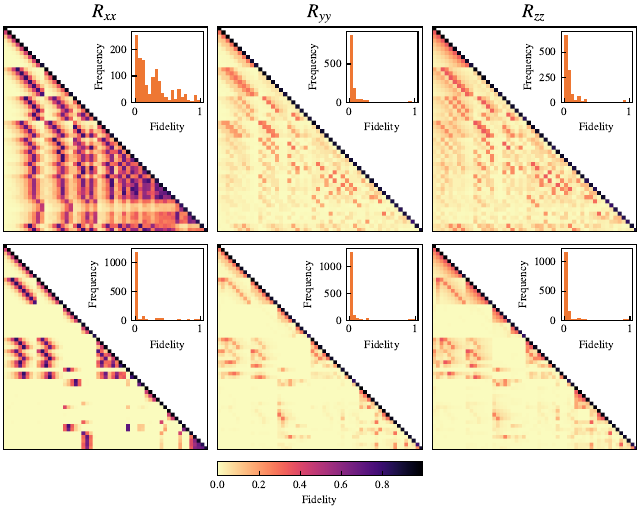

The Python source for this figure:
"""Same as fig4.py but for noisy aer. Code duplication to make it easy to follow the publication."""

import sys
sys.path.append("../")

import numpy as np
import pandas as pd
from matplotlib import pyplot as plt
from mpl_toolkits.axes_grid1.inset_locator import inset_axes

from quantum_molecular_encodings.paths import MPL_FILE, EXCEL_DATA_DIR, OVERLAPS_DIR
SAMPLER_TYPE = "noisy_aer"
expectation_label = "Fidelity"
# Configure the plot style
plt.style.use(MPL_FILE)

# Create a heatmap visualization of the matrix
fig, axes = plt.subplots(
    2, 3,
    figsize=(3.2 * 2, 3.2 * 1.6),
    gridspec_kw=dict(wspace=0.05, hspace=0.05),
    # constrained_layout=True,
)

for ax in axes.flat:
    ax.tick_params(
        axis='both',  # changes apply to the x-axis
        which='both',  # both major and minor ticks are affected
        bottom=False,  # ticks along the bottom edge are off
        top=False,  # ticks along the top edge are off
        labelbottom=False,  # labels along the bottom edge are off
        left=False,  # ticks along the bottom edge are off
        right=False,  # ticks along the top edge are off
        labelleft=False)  # labels along the bottom edge are off

for ax, gate in zip(axes.flat[:3], ["rxx", "ryy", "rzz"]):

    # Configuration for the quantum encoding layer
    ENCODING_LAYER_CONFIG = {
        "n_layers": 1,
        "initial_layer": "ry",
        "entangling_layer": gate,
        "n_atom_to_qubit": 1,
        "interleaved": None,
    }

    # Generate filename dynamically
    log_filename = "_".join([
        "overlap", "alkanes",
        f"{SAMPLER_TYPE}",
        f"{ENCODING_LAYER_CONFIG['initial_layer']}",
        f"{ENCODING_LAYER_CONFIG['entangling_layer']}",
        f"Lx{ENCODING_LAYER_CONFIG['n_layers']}.txt"
    ])

    # Load hydrocarbon data from an Excel file
    DATAFILE = EXCEL_DATA_DIR / "hydrocarbon_oxygen_series_unique_smiles.xlsx"
    dataframe = pd.read_excel(DATAFILE, sheet_name='Sheet1', header=0)
    dataframe = dataframe.loc[dataframe['Number of Oxygens'] == 0]

    smiles_list = dataframe['Unique_SMILES'].to_list()  # List of SMILES strings representing molecules
    num_carbons_array = dataframe['Number of Atoms'].to_numpy()  # Array of carbon counts for molecules

    # Initialize a lower triangular matrix for storing expectation values
    matrix_size = len(smiles_list)
    indices_lower_triangular = np.tril_indices(matrix_size)
    expectation_matrix = np.full((matrix_size, matrix_size), np.nan)  # Initialize with NaN values


    # Load expectation values from the log file
    data = np.genfromtxt(
        f"{OVERLAPS_DIR}/" + log_filename,
        delimiter=',',
        dtype=[('row', int), ('col', int), ('value', float)]
    )

    # Populate the lower triangular matrix with the expectation values
    for i, j, expectation_value in data:
        expectation_matrix[i, j] = expectation_value

    ax.set_title(fr"${gate[0].upper()}_{{{gate[1:]}}}$", fontsize="xx-large")
    im = ax.imshow(expectation_matrix, cmap="magma_r")  # Heatmap of the matrix

    # Add a histogram of expectation values as an inset
    pdfaxes = inset_axes(
        ax, width="35%", height="35%", loc="upper right",
    )
    pdfaxes.hist(expectation_matrix.flat, bins=20)  # Flatten the matrix and bin the values
    pdfaxes.set_xlabel(expectation_label)
    pdfaxes.set_ylabel("Frequency")

for ax, gate in zip(axes.flat[3:], ["rxx", "ryy", "rzz"]):
    # Configuration for the quantum encoding layer
    ENCODING_LAYER_CONFIG = {
        "n_layers": 1,
        "initial_layer": "ry",
        "entangling_layer": gate,
        "n_atom_to_qubit": 1,
        "interleaved": None,
    }

    # Generate filename dynamically
    log_filename = "_".join([
        "overlap", "oxygen",
        f"{SAMPLER_TYPE}",
        f"{ENCODING_LAYER_CONFIG['initial_layer']}",
        f"{ENCODING_LAYER_CONFIG['entangling_layer']}",
        f"Lx{ENCODING_LAYER_CONFIG['n_layers']}.txt"
    ])
    DATAFILE = EXCEL_DATA_DIR / "hydrocarbon_oxygen_reordered_series.xlsx"
    dataframe = pd.read_excel(DATAFILE, sheet_name='data', header=0)
    dataframe = dataframe.loc[dataframe['Number of Oxygens'] == 1]

    smiles_list = dataframe['SMILES'].to_list()  # List of SMILES strings representing molecules
    num_carbons_array = dataframe['Number of Atoms'].to_numpy()  # Array of carbon counts for molecules

    # Initialize a lower triangular matrix for storing expectation values
    matrix_size = len(smiles_list)
    indices_lower_triangular = np.tril_indices(matrix_size)
    expectation_matrix = np.full((matrix_size, matrix_size), np.nan)  # Initialize with NaN values

    # Load expectation values from the log file
    data = np.genfromtxt(
        f"{OVERLAPS_DIR}/" + log_filename,
        delimiter=',',
        dtype=[('row', int), ('col', int), ('value', float)]
    )

    # Populate the lower triangular matrix with the expectation values
    for i, j, expectation_value in data:
        expectation_matrix[i, j] = expectation_value

    im = ax.imshow(expectation_matrix, cmap="magma_r")  # Heatmap of the matrix

    # Add a histogram of expectation values as an inset
    pdfaxes = inset_axes(
        ax, width="35%", height="35%", loc="upper right",
    )
    pdfaxes.hist(expectation_matrix.flat, bins=20)  # Flatten the matrix and bin the values
    pdfaxes.set_xlabel(expectation_label)
    pdfaxes.set_ylabel("Frequency")

# Add a horizontal colorbar to represent expectation values
cbaxes = inset_axes(
    axes[1, 1], width="100%", height="7%", loc="lower center",
    bbox_to_anchor=(0, -0.15, 1, 1), bbox_transform=axes[1, 1].transAxes
)
plt.colorbar(im, cax=cbaxes, orientation='horizontal', label=expectation_label)
cbaxes.xaxis.set_ticks_position('bottom')
cbaxes.xaxis.set_label_position('bottom')

plt.subplots_adjust(left=0.005, right=0.995, top=0.95, bottom=0.12)

plt.savefig("fig10.pdf")
plt.close()


